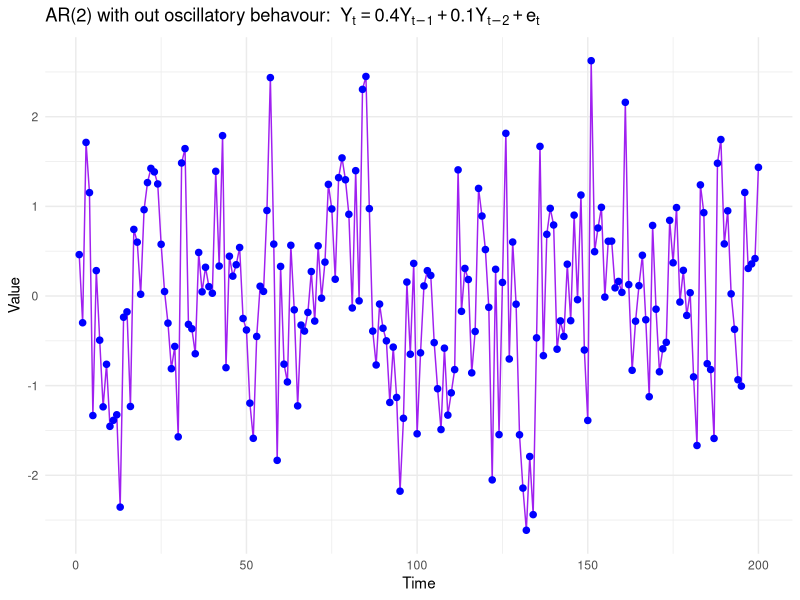

Write R code to recreate this figure.
library(ggplot2)
set.seed(123)

# Generate AR(2) process without oscillatory behavior
ar2_oscillatory <- arima.sim(model = list(ar = c(0.4, 0.1)), n = 200)

# Create data frame for plotting
plot_data <- data.frame(Time = 1:200, AR_Oscillatory = ar2_oscillatory)

# Plot with line, "O" shaped points, and equation in the title
ggplot(plot_data, aes(x = Time, y = AR_Oscillatory)) + 
  geom_line(color = "purple") + 
  geom_point(color = "blue", size = 3, shape = 20) + 
  labs(
    title = expression("AR(2) with out oscillatory behavour: " ~ Y[t] == 0.4 * Y[t-1] + 0.1 * Y[t-2] + e[t]), 
    x = "Time", 
    y = "Value"
  ) +
  theme_minimal()
